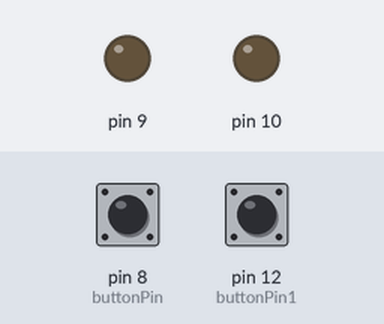
Simulated run of this sketch. Board: Arduino Uno, built with avr-gcc and run on an emulated ATmega328P. Shown: output pins drawn as LEDs (lit = HIGH). Inputs (shaded band) come from the test bench; at power-on: pin 8 (buttonPin) HIGH, pin 12 (buttonPin1) HIGH.

Above: at 1.2 s.
1.3 s: pin 8 (buttonPin) pulled LOW for 0.15 s
At 1.37 s:
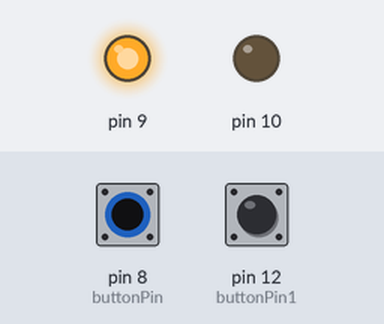
2.9 s: pin 12 (buttonPin1) pulled LOW for 0.15 s
At 2.97 s:
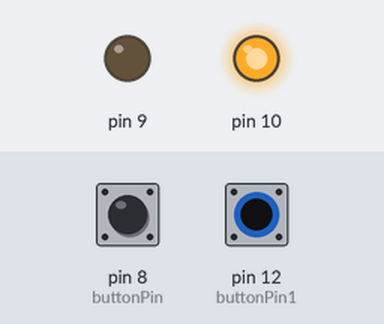
4.5 s: pin 12 (buttonPin1) pulled LOW for 3.2 s
At 8.3 s:
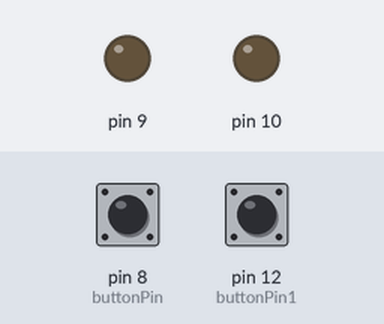
9.2 s: pin 8 (buttonPin) pulled LOW for 3.2 s
At 10.6 s:
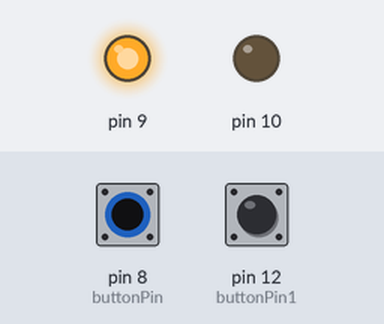
Timing chart, 0 to 13.9 s (numbered marks = the images above; inputs shaded):
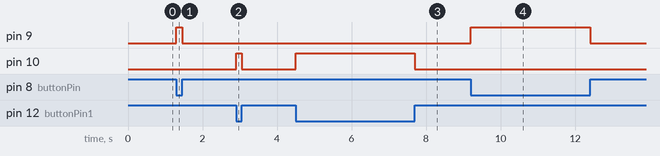

Measured:
- after the input at 1.3 s, pin 9: LOW → HIGH at once, → LOW 0.15 s later
- after the input at 2.9 s, pin 10: LOW → HIGH at once, → LOW 0.15 s later
- after the input at 4.5 s, pin 10: LOW → HIGH at once, → LOW 3.2 s later
- after the input at 9.2 s, pin 9: LOW → HIGH at once, → LOW 3.2 s later

The sketch:

DC_MOTOR_SW.ino
```cpp
const int buttonPin = 8;
const int buttonPin1 = 12;
int buttonState = 0,buttonState1 = 0;

void setup()
{
  pinMode(9, OUTPUT);
  pinMode(10, OUTPUT);
  PORTB=0x11;
}

void loop()
{
  buttonState = digitalRead(buttonPin);
  buttonState1 = digitalRead(buttonPin1);

  if (buttonState ==LOW)
  {
    digitalWrite(9, 1);
    digitalWrite(10, 0);
  }

  else if (buttonState1 ==LOW)
  {
    digitalWrite(10, 1);
    digitalWrite(9, 0);
  }

  else
  {
    digitalWrite(9, 0);
    digitalWrite(10, 0);
  }
}
```
